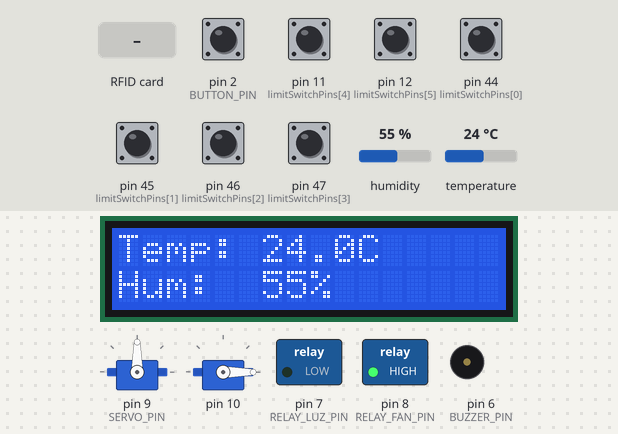
Bench run of a sketch on a simulated Arduino Mega 2560, built with avr-gcc and run on an emulated ATmega2560. Parts: 16×2 character LCD, 2 × servo, switched loads named in the sketch (green lamp = pin HIGH), buzzer (waves = sounding, pin HIGH). The test bench sets the inputs (shaded band); at power-on: pin 2 (BUTTON_PIN), pin 11 (limitSwitchPins[4]), pin 12 (limitSwitchPins[5]), pin 44 (limitSwitchPins[0]), pin 45 (limitSwitchPins[1]), pin 46 (limitSwitchPins[2]), pin 47 (limitSwitchPins[3]) HIGH, humidity 55 %, temperature 24 °C. Pins used as bus, display or sensor lines are not drawn; what the sketch prints to the serial monitor is not drawn.

Above: at 1.0 s.
1.1 s: humidity set to 83 %
At 10.35 s:
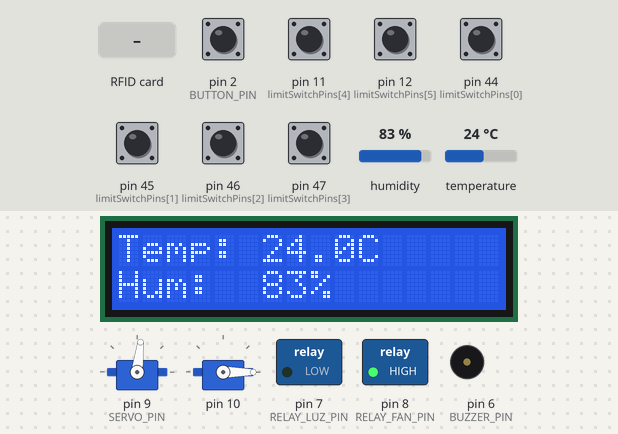
10.4 s: humidity set to 86 %
At 13.9 s:
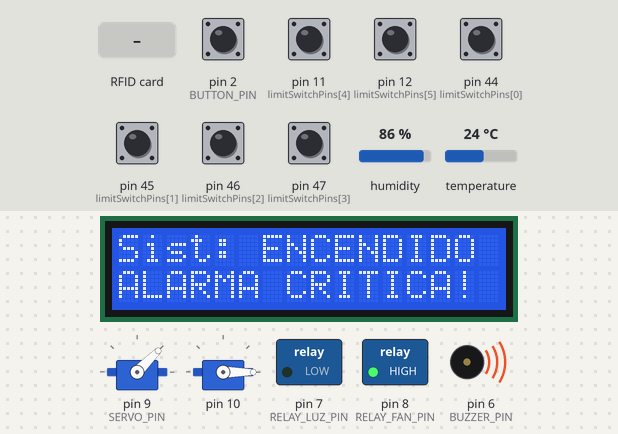
14.1 s: pin 2 (BUTTON_PIN) pulled LOW for 0.15 s
At 15.3 s:
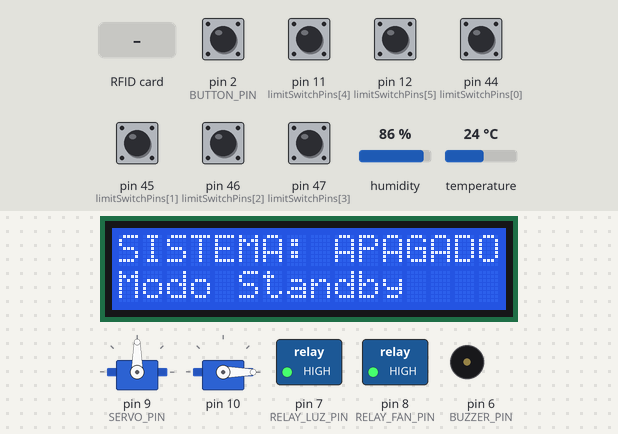
16.3 s: RFID card 59 15 91 29 held to the reader
At 17.38 s:
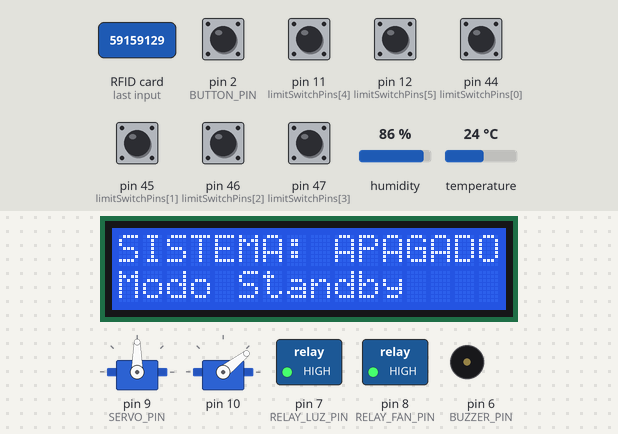
18.6 s: pin 2 (BUTTON_PIN) pulled LOW for 1 s
At 20.1 s:
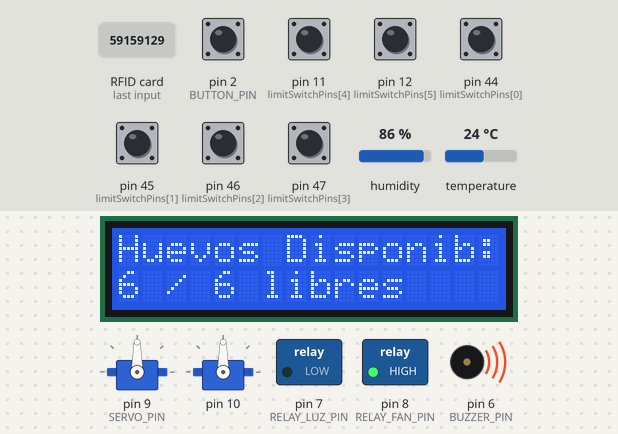
28.9 s: temperature set to 35 °C
At 33.8 s:
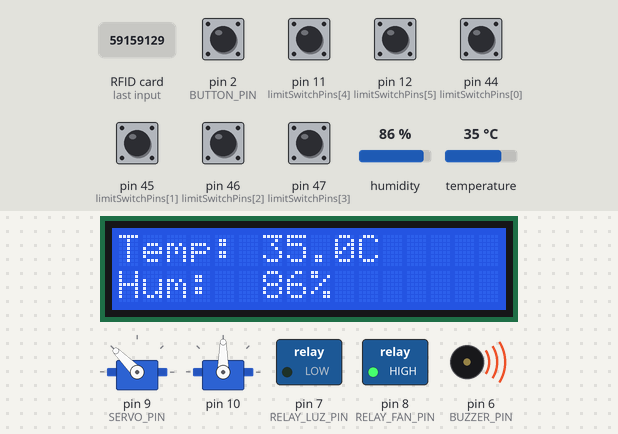
34.4 s: temperature set to 38 °C
Timing chart, 0 to 41.5 s (numbered marks = the images above; inputs shaded):
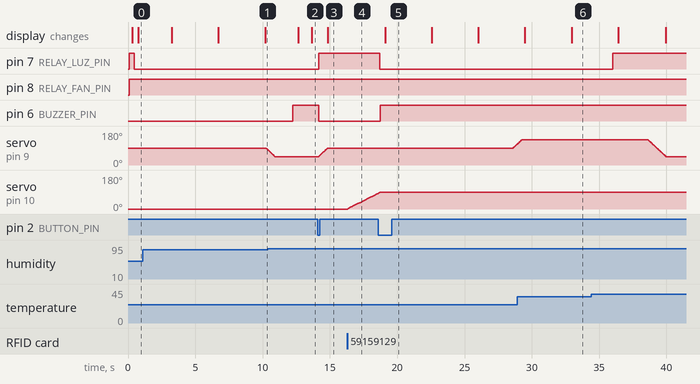

Measured:
- the behaviour switches between 84 and 85 % on humidity (found by bisection; images 1 and 2)
- after the input at 10.4 s, pin 6 (BUZZER_PIN): LOW → HIGH after 1.8 s; the display: first changes after 2.2 s (image 2 shows a later state)
- after the input at 14.1 s, pin 7 (RELAY_LUZ_PIN): LOW → HIGH after 0.07 s; pin 6 (BUZZER_PIN): HIGH → LOW after 0.07 s; servo on pin 9 (SERVO_PIN): moves from 45° to 90° over 0.64 s, starting after 0.08 s; the display: changes after 0.72 s (image 3)
- after the input at 16.3 s, servo on pin 10: moves from 0° to 83° over 2.3 s, starting at once
- after the input at 18.6 s, pin 7 (RELAY_LUZ_PIN): HIGH → LOW after 0.12 s; pin 6 (BUZZER_PIN): LOW → HIGH after 0.12 s; servo on pin 9 (SERVO_PIN): moves from 90° to 109° over 0.27 s, starting after 10.0 s; the display: changes after 0.50 s (image 5)
- after the input at 34.4 s, pin 7 (RELAY_LUZ_PIN): LOW → HIGH after 1.6 s

The sketch:

main.ino
```cpp
#include <Arduino_FreeRTOS.h>
#include <task.h>
#include <semphr.h>
#include <string.h>

#include "sensors.h"
#include "logica_umbrales.h"
#include "actuators.h"
#include "lcd_display.h"
#include "estado_compartido.h"
#include "puerta.h"
#include "bluetooth.h"

#define MS_A_TICKS(ms)                                                        \
    ( (TickType_t)( ((uint32_t)(ms) * configTICK_RATE_HZ) / 1000UL ) > 0      \
        ? (TickType_t)( ((uint32_t)(ms) * configTICK_RATE_HZ) / 1000UL )      \
        : (TickType_t)1 )

static const TickType_t PERIODO_ENTRADAS = MS_A_TICKS(20);
static const TickType_t PERIODO_SERVO    = MS_A_TICKS(15);
static const TickType_t PERIODO_CONTROL  = MS_A_TICKS(250);
static const TickType_t PERIODO_LCD      = MS_A_TICKS(500);
static const TickType_t PERIODO_SERIAL   = MS_A_TICKS(1000);
static const TickType_t PERIODO_SENSORES = MS_A_TICKS(MUESTREO_MS);
static const TickType_t PERIODO_PUERTA   = MS_A_TICKS(20);

#define PRIO_ENTRADAS   (tskIDLE_PRIORITY + 3)
#define PRIO_SERVO      (tskIDLE_PRIORITY + 2)
#define PRIO_CONTROL    (tskIDLE_PRIORITY + 2)
#define PRIO_PUERTA     (tskIDLE_PRIORITY + 1)
#define PRIO_SENSORES   (tskIDLE_PRIORITY + 1)
#define PRIO_LCD        (tskIDLE_PRIORITY + 1)
#define PRIO_SERIAL     (tskIDLE_PRIORITY + 1)

static void TareaEntradas(void *pvParameters);
static void TareaSensores(void *pvParameters);
static void TareaControl(void *pvParameters);
static void TareaServo(void *pvParameters);
static void TareaLCD(void *pvParameters);
static void TareaSerial(void *pvParameters);
#if PUERTA_HABILITADA
static void TareaPuerta(void *pvParameters);
#endif

#define STACK_ENTRADAS  224
#define STACK_SENSORES  512
#define STACK_CONTROL   256
#define STACK_SERVO     256
#define STACK_LCD       320
#define STACK_SERIAL    320
#define STACK_PUERTA    448   // +64 por el parser de comandos Bluetooth

static void crearTarea(TaskFunction_t fn, const char *nombre,
                       uint16_t stack, UBaseType_t prioridad) {
    if (xTaskCreate(fn, nombre, stack, NULL, prioridad, NULL) != pdPASS) {
        Serial.print(F("ERROR: sin RAM para la tarea "));
        Serial.println(nombre);
    }
}

void setup() {
    Serial.begin(9600);

    lcd_init();
    actuadoresInit();
    sensors_init();
#if PUERTA_HABILITADA
    puertaInit();
    bluetoothInit();
#endif

    if (!estadoInit()) {
        Serial.println(F("ERROR: no se pudo crear el mutex de estado"));
        while (true) { }
    }

    crearTarea(TareaEntradas, "Entradas", STACK_ENTRADAS, PRIO_ENTRADAS);
    crearTarea(TareaSensores, "Sensores", STACK_SENSORES, PRIO_SENSORES);
    crearTarea(TareaControl,  "Control",  STACK_CONTROL,  PRIO_CONTROL);
    crearTarea(TareaServo,    "Servo",    STACK_SERVO,    PRIO_SERVO);
    crearTarea(TareaLCD,      "LCD",      STACK_LCD,      PRIO_LCD);
    crearTarea(TareaSerial,   "Serial",   STACK_SERIAL,   PRIO_SERIAL);
#if PUERTA_HABILITADA
    crearTarea(TareaPuerta,   "Puerta",   STACK_PUERTA,   PRIO_PUERTA);
#endif

    Serial.println(F("SmartEgg: iniciando planificador"));

    vTaskStartScheduler();

    Serial.println(F("ERROR: memoria insuficiente para FreeRTOS"));
}

void loop() {
}

static void TareaEntradas(void *pvParameters) {
    (void) pvParameters;

    TickType_t ultimaEjecucion = xTaskGetTickCount();

    for (;;) {
        if (botonPresionado()) {
            estadoSetSistemaEncendido(!estadoSistemaEncendido());
        }
        estadoSetEspaciosLibres(procesarFinesDeCarrera());

        vTaskDelayUntil(&ultimaEjecucion, PERIODO_ENTRADAS);
    }
}

static void TareaSensores(void *pvParameters) {
    (void) pvParameters;

    TickType_t ultimaEjecucion = xTaskGetTickCount();

    for (;;) {
        LecturaSensor lectura = sensors_leer();
        if (lectura.valida) {
            estadoSetLectura(lectura);
        }

        vTaskDelayUntil(&ultimaEjecucion, PERIODO_SENSORES);
    }
}

static void TareaControl(void *pvParameters) {
    (void) pvParameters;

    TickType_t ultimaEjecucion = xTaskGetTickCount();

    for (;;) {
        EstadoSistema estado = estadoLeer();

        if (estado.sistemaEncendido) {
            LecturaSensor lectura = {estado.temperatura, estado.humedad, estado.lecturaValida};
            EstadoControl control = umbrales_evaluar(lectura);

            if (control.lecturaValida) {
                controlarLuzVentilador(estado.temperatura);
                controlarAlarma(estado.temperatura, estado.humedad);
            }
        } else {
            apagarTodosLosActuadores();
        }

        estadoSetAlarma(alarmaEstaActiva());

        vTaskDelayUntil(&ultimaEjecucion, PERIODO_CONTROL);
    }
}

static void TareaServo(void *pvParameters) {
    (void) pvParameters;

    TickType_t ultimaEjecucion = xTaskGetTickCount();
    uint32_t ultimaRotacionMs = millis();

    for (;;) {
        if (!estadoSistemaEncendido()) {
            ultimaRotacionMs = millis();
        } else if (millis() - ultimaRotacionMs >= ROTATION_INTERVAL_MS) {
            ultimaRotacionMs = millis();
            servoAlternarPosicion();
        }

        servoPasoSuave();

        vTaskDelayUntil(&ultimaEjecucion, PERIODO_SERVO);
    }
}

static void TareaLCD(void *pvParameters) {
    (void) pvParameters;

    TickType_t ultimaEjecucion = xTaskGetTickCount();

    for (;;) {
        EstadoSistema estado = estadoLeer();
        lcd_mostrar(estado.temperatura,
                    estado.humedad,
                    estado.sistemaEncendido,
                    estado.alarmaActiva,
                    estado.espaciosLibres);

        vTaskDelayUntil(&ultimaEjecucion, PERIODO_LCD);
    }
}

#if PUERTA_HABILITADA
static void TareaPuerta(void *pvParameters) {
    (void) pvParameters;

    TickType_t ultimaEjecucion = xTaskGetTickCount();

    for (;;) {
        puertaActualizar();
        bluetoothActualizar();

        vTaskDelayUntil(&ultimaEjecucion, PERIODO_PUERTA);
    }
}
#endif  // PUERTA_HABILITADA

static void TareaSerial(void *pvParameters) {
    (void) pvParameters;

    TickType_t ultimaEjecucion = xTaskGetTickCount();

    for (;;) {
        EstadoSistema estado = estadoLeer();

        Serial.print(F("{\"temperatura\":"));
        Serial.print(estado.temperatura);
        Serial.print(F(",\"humedad\":"));
        Serial.print(estado.humedad);
        Serial.print(F(",\"sistema_encendido\":"));
        Serial.print(estado.sistemaEncendido ? 1 : 0);
        Serial.print(F(",\"alarma\":"));
        Serial.print(estado.alarmaActiva ? 1 : 0);
        Serial.print(F(",\"espacios_libres\":"));
        Serial.print(estado.espaciosLibres);
        Serial.print(F(",\"puerta_abierta\":"));
        Serial.print(estado.puertaAbierta ? 1 : 0);
        Serial.print(F(",\"rotacion\":"));
        Serial.print(servoRotando() ? 1 : 0);
        Serial.print(F(",\"id_operador_actual\":"));
        if (strlen(estado.idOperadorActual) > 0) {
            Serial.print(F("\""));
            Serial.print(estado.idOperadorActual);
            Serial.print(F("\""));
        } else {
            Serial.print(F("null"));
        }
        Serial.println(F("}"));

        EventoPuertaPendiente evento;
        while (estadoConsumirEventoPuerta(evento)) {
            if (evento.tipo == EVENTO_PUERTA_ACCESO) {
                Serial.print(F("{\"evento\":\"puerta\",\"accion\":\""));
                Serial.print(evento.accion);
                Serial.print(F("\",\"id_operador\":\""));
                Serial.print(evento.idOperador);
                Serial.print(F("\",\"metodo\":\""));
                Serial.print(evento.metodo);
                Serial.print(F("\""));
                if (strcmp(evento.accion, "cerrar") == 0) {
                    Serial.print(F(",\"huevos_delta\":"));
                    Serial.print(evento.huevosDelta);
                }
                Serial.println(F("}"));
            } else if (evento.tipo == EVENTO_PUERTA_TARJETA_NO_REGISTRADA) {
                Serial.print(F("{\"evento\":\"tarjeta_no_registrada\",\"uid\":\""));
                Serial.print(evento.uidHex);
                Serial.println(F("\"}"));
            }
        }

        vTaskDelayUntil(&ultimaEjecucion, PERIODO_SERIAL);
    }
}
```

actuators.cpp
```cpp
#include "actuators.h"

const uint8_t limitSwitchPins[NUM_EGG_SLOTS] = {44, 45, 46, 47, 11, 12};

const float TEMP_CRIT_MIN = 20.0;
const float TEMP_CRIT_MAX = 42.0;
const float HUM_CRIT_MIN  = 20.0;
const float HUM_CRIT_MAX  = 85.0;

const int SERVO_CENTER_ANGLE    = 90;
const int SERVO_ROTATION_OFFSET = 45;
const unsigned long ROTATION_INTERVAL_MS = 10000UL;

static Servo servoBandeja;
static bool  posicionDerecha = true;
static bool  alarmaActiva    = false;

static int anguloActualServo;
static int anguloObjetivoServo;
static unsigned long ultimoPasoServoMs = 0;

// El giro dura ~1.4 s y el serial reporta cada 1 s: con "se mueve ahora" se perderia.
static const unsigned long ROTACION_VISIBLE_MS = 2000UL;

static const unsigned long DEBOUNCE_BOTON_MS = 200;

static const unsigned long DEBOUNCE_FIN_CARRERA_MS = 50;
static uint8_t  estadoEstableFinCarrera[NUM_EGG_SLOTS];
static uint8_t  estadoCandidatoFinCarrera[NUM_EGG_SLOTS];
static unsigned long ultimoCambioCandidatoFinCarrera[NUM_EGG_SLOTS];
static int      espaciosDisponibles = 0;

static void escribirRele(uint8_t pin, bool activar) {
  if (RELAY_ACTIVE_LOW) {
    digitalWrite(pin, activar ? LOW : HIGH);
  } else {
    digitalWrite(pin, activar ? HIGH : LOW);
  }
}

static void recontarEspaciosDisponibles() {
  int disponibles = 0;
  for (uint8_t i = 0; i < NUM_EGG_SLOTS; i++) {
    if (estadoEstableFinCarrera[i] == HIGH) {
      disponibles++;
    }
  }
  espaciosDisponibles = disponibles;
}

void actuadoresInit() {
  pinMode(RELAY_LUZ_PIN, OUTPUT);
  pinMode(RELAY_FAN_PIN, OUTPUT);
  pinMode(BUZZER_PIN, OUTPUT);
  pinMode(BUTTON_PIN, INPUT_PULLUP);

  unsigned long ahora = millis();
  for (uint8_t i = 0; i < NUM_EGG_SLOTS; i++) {
    pinMode(limitSwitchPins[i], INPUT_PULLUP);
    uint8_t lectura = digitalRead(limitSwitchPins[i]);
    estadoEstableFinCarrera[i]         = lectura;
    estadoCandidatoFinCarrera[i]       = lectura;
    ultimoCambioCandidatoFinCarrera[i] = ahora;
  }
  recontarEspaciosDisponibles();

  escribirRele(RELAY_LUZ_PIN, false);
  escribirRele(RELAY_FAN_PIN, false);
  digitalWrite(BUZZER_PIN, LOW);

  servoBandeja.attach(SERVO_PIN);
  servoBandeja.write(SERVO_CENTER_ANGLE);
  anguloActualServo   = SERVO_CENTER_ANGLE;
  anguloObjetivoServo = SERVO_CENTER_ANGLE;
}

void controlarLuzVentilador(float temperatura) {
  if (temperatura < TEMP_MIN) {
    escribirRele(RELAY_LUZ_PIN, true);
    escribirRele(RELAY_FAN_PIN, false);
  } else if (temperatura > TEMP_MAX) {
    escribirRele(RELAY_LUZ_PIN, false);
    escribirRele(RELAY_FAN_PIN, true);
  } else {
    escribirRele(RELAY_LUZ_PIN, false);
    escribirRele(RELAY_FAN_PIN, false);
  }
}

void controlarAlarma(float temperatura, float humedad) {
  bool condicionCritica =
      (temperatura <= TEMP_CRIT_MIN) || (temperatura >= TEMP_CRIT_MAX) ||
      (humedad <= HUM_CRIT_MIN)      || (humedad >= HUM_CRIT_MAX);

  if (condicionCritica && !alarmaActiva) {
    alarmaActiva = true;
    digitalWrite(BUZZER_PIN, HIGH);
  } else if (!condicionCritica && alarmaActiva) {
    alarmaActiva = false;
    digitalWrite(BUZZER_PIN, LOW);
  }
}

bool alarmaEstaActiva() {
  return alarmaActiva;
}

void apagarTodosLosActuadores() {
  escribirRele(RELAY_LUZ_PIN, false);
  escribirRele(RELAY_FAN_PIN, false);
  digitalWrite(BUZZER_PIN, LOW);
  alarmaActiva = false;
  anguloObjetivoServo = SERVO_CENTER_ANGLE;
}

void servoAlternarPosicion() {
  if (posicionDerecha) {
    anguloObjetivoServo = SERVO_CENTER_ANGLE - SERVO_ROTATION_OFFSET;
  } else {
    anguloObjetivoServo = SERVO_CENTER_ANGLE + SERVO_ROTATION_OFFSET;
  }
  posicionDerecha = !posicionDerecha;
}

void servoCentrar() {
  anguloObjetivoServo = SERVO_CENTER_ANGLE;
}

void servoPasoSuave() {
  if (anguloActualServo == anguloObjetivoServo) {
    return;
  }

  if (anguloActualServo < anguloObjetivoServo) {
    anguloActualServo++;
  } else {
    anguloActualServo--;
  }

  servoBandeja.write(anguloActualServo);
  ultimoPasoServoMs = millis();
}

bool servoRotando() {
  return millis() - ultimoPasoServoMs < ROTACION_VISIBLE_MS;
}

int procesarFinesDeCarrera() {
  bool huboCambio = false;
  unsigned long ahora = millis();

  for (uint8_t i = 0; i < NUM_EGG_SLOTS; i++) {
    uint8_t lectura = digitalRead(limitSwitchPins[i]);

    if (lectura != estadoCandidatoFinCarrera[i]) {
      estadoCandidatoFinCarrera[i]       = lectura;
      ultimoCambioCandidatoFinCarrera[i] = ahora;
    } else if (lectura != estadoEstableFinCarrera[i] &&
               (ahora - ultimoCambioCandidatoFinCarrera[i]) >= DEBOUNCE_FIN_CARRERA_MS) {
      estadoEstableFinCarrera[i] = lectura;
      huboCambio = true;
    }
  }

  if (huboCambio) {
    recontarEspaciosDisponibles();
  }

  return espaciosDisponibles;
}

bool botonPresionado() {
  static int ultimoNivel = HIGH;
  static unsigned long ultimoCambioMs = 0;

  int nivel = digitalRead(BUTTON_PIN);
  unsigned long ahora = millis();

  if (nivel != ultimoNivel && (ahora - ultimoCambioMs) > DEBOUNCE_BOTON_MS) {
    ultimoNivel    = nivel;
    ultimoCambioMs = ahora;
    return (nivel == LOW);
  }

  return false;
}
```

actuators.h
```cpp
#ifndef ACTUATORS_H
#define ACTUATORS_H

#include <Arduino.h>
#include <Servo.h>
#include "sensors.h"

#define RELAY_LUZ_PIN      7
#define RELAY_FAN_PIN      8
#define SERVO_PIN          9
#define BUZZER_PIN         6
#define BUTTON_PIN         2

#define RELAY_ACTIVE_LOW   true

#define NUM_EGG_SLOTS      6
extern const uint8_t limitSwitchPins[NUM_EGG_SLOTS];

extern const float TEMP_CRIT_MIN;
extern const float TEMP_CRIT_MAX;
extern const float HUM_CRIT_MIN;
extern const float HUM_CRIT_MAX;

extern const int SERVO_CENTER_ANGLE;
extern const int SERVO_ROTATION_OFFSET;
extern const unsigned long ROTATION_INTERVAL_MS;

void actuadoresInit();

// Control de relés y buzzer
void controlarLuzVentilador(float temperatura);
void controlarAlarma(float temperatura, float humedad);
bool alarmaEstaActiva();
void apagarTodosLosActuadores();

// Servomotor de la bandeja
void servoAlternarPosicion();   // cambia el ángulo objetivo (izquierda <-> derecha)
void servoCentrar();            // deja como objetivo la posición central
void servoPasoSuave();          // avanza 1 grado hacia el objetivo (llamar periódicamente)
bool servoRotando();

// Entradas digitales
int  procesarFinesDeCarrera();
bool botonPresionado();          // true solo en el flanco de pulsación, con antirrebote

#endif
```

bluetooth.cpp
```cpp
#include "bluetooth.h"
#include "puerta.h"

#if PUERTA_HABILITADA

#include <string.h>

static char    linea[BT_LINEA_MAX + 1];
static uint8_t largo       = 0;
static bool    desbordada  = false;   // linea mas larga que el buffer: se descarta entera

static void responderResultado(ResultadoApp r, bool abrir) {
  switch (r) {
    case APP_OK:            BT_SERIAL.println(abrir ? F("OK ABIERTA") : F("OK CERRADA")); break;
    case APP_ERR_OPERADOR:  BT_SERIAL.println(F("ERR OPERADOR")); break;
    case APP_ERR_ESTADO:    BT_SERIAL.println(abrir ? F("ERR YA_ABIERTA") : F("ERR YA_CERRADA")); break;
  }
}

static void procesarLinea(char *texto) {
  char *comando = strtok(texto, " ");
  if (comando == NULL) return;   // linea vacia

  if (strcasecmp(comando, "ESTADO") == 0) {
    BT_SERIAL.println(puertaEstaDestrabada() ? F("ESTADO ABIERTA") : F("ESTADO CERRADA"));
    return;
  }

  bool abrir  = strcasecmp(comando, "ABRIR") == 0;
  bool cerrar = strcasecmp(comando, "CERRAR") == 0;
  char *id    = strtok(NULL, " ");

  if (!(abrir || cerrar) || id == NULL) {
    BT_SERIAL.println(F("ERR CMD"));
    return;
  }

  responderResultado(puertaAccionApp(abrir, id), abrir);
}

void bluetoothInit() {
  BT_SERIAL.begin(BT_BAUDIOS);
}

void bluetoothActualizar() {
  while (BT_SERIAL.available() > 0) {
    char c = (char) BT_SERIAL.read();

    if (c == '\r') continue;

    if (c == '\n') {
      if (!desbordada) {
        linea[largo] = '\0';
        procesarLinea(linea);
      } else {
        BT_SERIAL.println(F("ERR CMD"));
      }
      largo = 0;
      desbordada = false;
      continue;
    }

    if (largo < BT_LINEA_MAX) linea[largo++] = c;
    else desbordada = true;
  }
}

#endif  // PUERTA_HABILITADA
```

bluetooth.h
```cpp
#ifndef BLUETOOTH_H
#define BLUETOOTH_H

#include <Arduino.h>

#define BT_SERIAL   Serial1
#define BT_BAUDIOS  9600

#define BT_LINEA_MAX 32

void bluetoothInit();

// No bloquea: procesa lo que haya llegado.
void bluetoothActualizar();

#endif
```

logica_umbrales.cpp
```cpp
#include "logica_umbrales.h"

EstadoControl umbrales_evaluar(const LecturaSensor &lectura){
    EstadoControl estado;

    if (!lectura.valida){
        estado.activarCalefaccion = false;
        estado.activarVentilador = false;
        estado.alarmaCritica = false;
        estado.lecturaValida = false;
        return estado;
    }

    estado.lecturaValida = true;

    estado.activarCalefaccion = lectura.temperatura < TEMP_MIN;
    estado.activarVentilador = lectura.temperatura > TEMP_MAX;

    bool humedadFueraDeRango = (lectura.humedad < HUM_MIN) || (lectura.humedad > HUM_MAX);
    bool tempCritica = (lectura.temperatura < TEMP_MIN - 2.0) || (lectura.temperatura > TEMP_MAX + 2.0);
    estado.alarmaCritica = humedadFueraDeRango || tempCritica;

    return estado;
}
```

logica_umbrales.h
```cpp
#ifndef LOGICA_UMBRALES_H
#define LOGICA_UMBRALES_H
#include "sensors.h"

struct EstadoControl{
    bool activarCalefaccion;
    bool activarVentilador;
    bool alarmaCritica;
    bool lecturaValida;
};

EstadoControl umbrales_evaluar(const LecturaSensor &lectura);

#endif
```

sensors.cpp
```cpp
#include "sensors.h"
#include <DHT.h>

static DHT dht(DHTPIN, DHTTYPE);

void sensors_init(){
    dht.begin();
}

LecturaSensor sensors_leer() {
    LecturaSensor s1;
    s1.temperatura = dht.readTemperature();
    s1.humedad = dht.readHumidity();

    s1.valida = !(isnan(s1.temperatura) || isnan(s1.humedad));

    return s1;
}
```

sensors.h
```cpp
#ifndef SENSORS_H
#define SENSORS_H
#include <Arduino.h>

#define DHTPIN 4
#define DHTTYPE DHT11
#define MUESTREO_MS 2000UL

#define TEMP_MIN 37.0
#define TEMP_MAX 38.0
#define HUM_MIN 50.0
#define HUM_MAX 65.0

struct LecturaSensor{
    float temperatura;
    float humedad;
    bool valida;
};

void sensors_init();

LecturaSensor sensors_leer();

#endif
```

Source omitted: estado_compartido.cpp (4661 bytes), estado_compartido.h (2021 bytes), puerta.cpp (5259 bytes), puerta.h (1338 bytes), lcd_display.cpp (2368 bytes), lcd_display.h (195 bytes)
